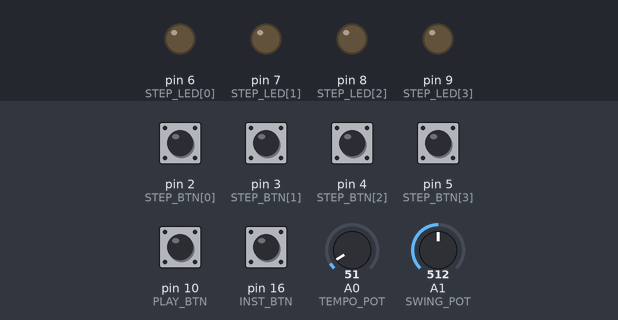
Bench run of a sketch on a simulated Arduino Leonardo, built with avr-gcc and run on an emulated ATmega32U4. Parts: output pins drawn as LEDs (lit = HIGH). Inputs (shaded band) come from the test bench; at power-on: pin 2 (STEP_BTN[0]), pin 3 (STEP_BTN[1]), pin 4 (STEP_BTN[2]), pin 5 (STEP_BTN[3]), pin 10 (PLAY_BTN), pin 16 (INST_BTN) HIGH, A0 (TEMPO_POT) = 51, A1 (SWING_POT) = 512.

Above: at 1.2 s.
1.3 s: pin 2 (STEP_BTN[0]) pulled LOW for 0.15 s
At 1.6 s:
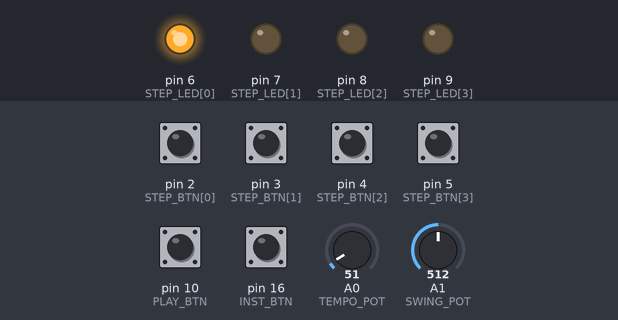
2.9 s: pin 3 (STEP_BTN[1]) pulled LOW for 0.15 s
At 4.0 s:
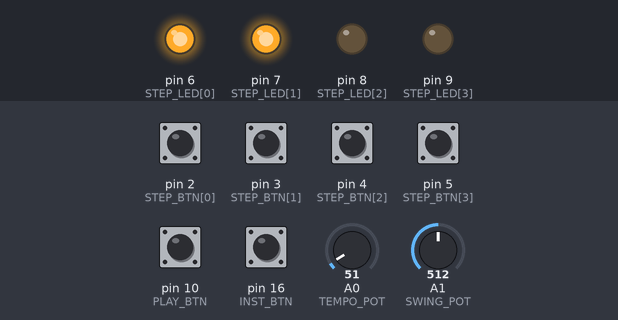
4.5 s: pin 4 (STEP_BTN[2]) pulled LOW for 0.15 s
At 5.3 s:
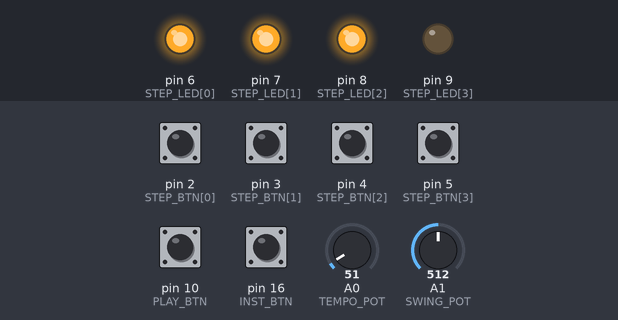
6.1 s: pin 5 (STEP_BTN[3]) pulled LOW for 0.15 s
At 6.5 s:
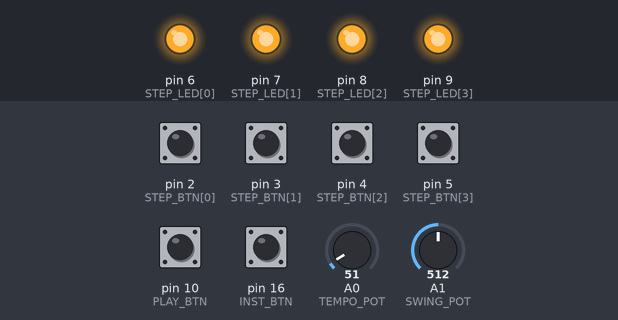
7.7 s: pin 2 (STEP_BTN[0]) pulled LOW for 1 s
At 8.9 s:
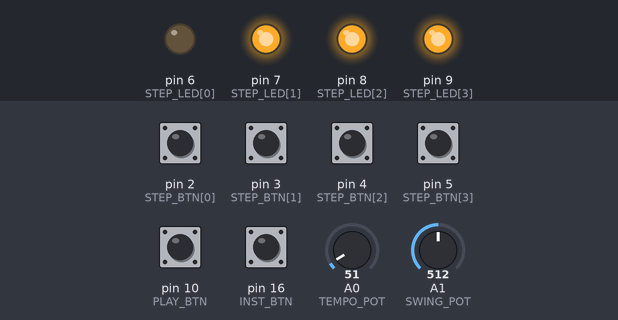
10.2 s: pin 3 (STEP_BTN[1]) pulled LOW for 1 s
At 10.8 s:
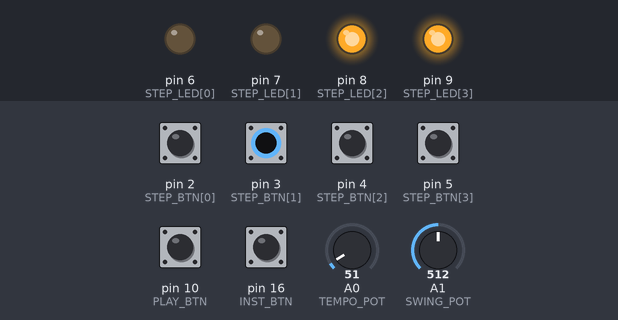
Timing chart, 0 to 13.2 s (numbered marks = the images above; inputs shaded):
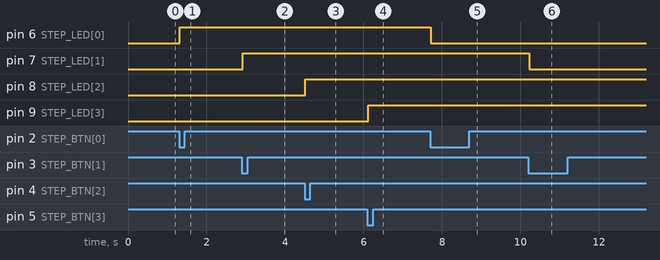

The sketch:

four_step_multi_voice_sequencer_tempo_swing.ino.ino
```cpp
#include <MIDIUSB.h>

/// ====== CONFIG ======
const uint8_t VOICE_COUNT = 4;
const uint8_t VOICE_NOTES[VOICE_COUNT] = {
  36,  // Voice 0
  38,  // Voice 1
  42,  // Voice 2
  49   // Voice 3
};

// MIDI
const uint8_t MIDI_CHANNEL  = 0;   // CH1
const uint8_t NOTE_VELOCITY = 110;

// Pins
const uint8_t STEP_BTN[4]  = {2, 3, 4, 5};
const uint8_t STEP_LED[4]  = {6, 7, 8, 9};
const uint8_t PLAY_BTN     = 10;
const uint8_t INST_BTN     = 16;

// Pots
const uint8_t TEMPO_POT = A0;   // Tempo (0–240 BPM, 0 = STOP)
const uint8_t SWING_POT = A1;   // Swing (center = 0)

// Timing
const uint16_t GATE_MS = 60;
const float    MAX_SWING_RATIO = 0.6f; // ±60%（前ノリ/後ノリ）

/// ====== STATE ======
struct Btn {
  uint8_t pin;
  bool stable;
  bool lastRead;
  uint32_t lastChange;
};

Btn stepBtn[4], playBtn, instBtn;

bool pattern[VOICE_COUNT][4];
bool noteActive[VOICE_COUNT];
uint32_t noteOffAt[VOICE_COUNT];

uint8_t currentVoice = 0;
uint8_t stepIndex = 0;
bool isPlaying = false;

uint32_t nextStepAt = 0;
uint32_t stepIntervalMs = 0;

/// ====== MIDI HELPERS ======
inline void sendNoteOn(uint8_t note) {
  midiEventPacket_t p = {0x09, uint8_t(0x90 | MIDI_CHANNEL), note, NOTE_VELOCITY};
  MidiUSB.sendMIDI(p);
}

inline void sendNoteOff(uint8_t note) {
  midiEventPacket_t p = {0x08, uint8_t(0x80 | MIDI_CHANNEL), note, 0};
  MidiUSB.sendMIDI(p);
}

/// ====== UTILS ======
bool pollFalling(Btn &b, uint16_t debounceMs) {
  uint32_t now = millis();
  bool r = digitalRead(b.pin);

  if (r != b.lastRead) {
    b.lastRead = r;
    b.lastChange = now;
  }

  if ((now - b.lastChange) > debounceMs && r != b.stable) {
    bool falling = (b.stable == HIGH && r == LOW);
    b.stable = r;
    return falling;
  }
  return false;
}

void refreshLEDs() {
  for (int i = 0; i < 4; i++) {
    digitalWrite(STEP_LED[i], pattern[currentVoice][i] ? HIGH : LOW);
  }
}

/// ====== SETUP ======
void setup() {
  for (int v = 0; v < VOICE_COUNT; v++) {
    for (int s = 0; s < 4; s++) pattern[v][s] = false;
    noteActive[v] = false;
  }

  for (int i = 0; i < 4; i++) {
    pinMode(STEP_LED[i], OUTPUT);
    pinMode(STEP_BTN[i], INPUT_PULLUP);
    stepBtn[i] = {STEP_BTN[i], HIGH, HIGH, 0};
  }

  pinMode(PLAY_BTN, INPUT_PULLUP);
  pinMode(INST_BTN, INPUT_PULLUP);
  playBtn = {PLAY_BTN, HIGH, HIGH, 0};
  instBtn = {INST_BTN, HIGH, HIGH, 0};

  refreshLEDs();
}

/// ====== LOOP ======
void loop() {
  uint32_t now = millis();

  // ---- Instrument select
  if (pollFalling(instBtn, 30)) {
    currentVoice = (currentVoice + 1) % VOICE_COUNT;
    refreshLEDs();
  }

  // ---- Step buttons
  for (int i = 0; i < 4; i++) {
    if (pollFalling(stepBtn[i], 20)) {
      pattern[currentVoice][i] = !pattern[currentVoice][i];
      digitalWrite(STEP_LED[i], pattern[currentVoice][i] ? HIGH : LOW);
    }
  }

  // ---- Play toggle
  if (pollFalling(playBtn, 30)) {
    isPlaying = !isPlaying;
    stepIndex = 0;
    nextStepAt = now;

    // 停止時：鳴りっぱなし防止
    if (!isPlaying) {
      for (int v = 0; v < VOICE_COUNT; v++) {
        if (noteActive[v]) {
          sendNoteOff(VOICE_NOTES[v]);
          noteActive[v] = false;
        }
      }
      MidiUSB.flush();
    }
  }

  // ---- Tempo (A0): 0..1023 -> 0..240 BPM
  int tempoRaw = analogRead(TEMPO_POT);
  float bpm = (tempoRaw / 1023.0f) * 240.0f;

  // 0 BPM 付近は完全停止
  if (bpm <= 0.5f) return;

  stepIntervalMs = (uint32_t)(60000.0f / bpm);

  // ---- Swing (A1): -1.0 .. +1.0
  int swingRaw = analogRead(SWING_POT);
  float swingNorm  = (swingRaw - 512) / 512.0f;
  float swingRatio = swingNorm * MAX_SWING_RATIO;

  // ---- Note OFF
  for (int v = 0; v < VOICE_COUNT; v++) {
    if (noteActive[v] && now >= noteOffAt[v]) {
      sendNoteOff(VOICE_NOTES[v]);
      noteActive[v] = false;
    }
  }

  if (!isPlaying) return;

  // ---- Step advance
  if (now >= nextStepAt) {

    // ノートON
    for (int v = 0; v < VOICE_COUNT; v++) {
      if (pattern[v][stepIndex]) {
        sendNoteOn(VOICE_NOTES[v]);
        noteActive[v] = true;
        noteOffAt[v] = now + GATE_MS;
      }
    }
    MidiUSB.flush();

    // ===== Tempo-fixed Swing =====
    // 表拍（0,2）：base - offset
    // 裏拍（1,3）：base + offset
    int32_t base   = (int32_t)stepIntervalMs;
    int32_t offset = (int32_t)(base * swingRatio);

    int32_t delta;
    if ((stepIndex % 2) == 0) {
      delta = base - offset;
    } else {
      delta = base + offset;
    }

    // 安全下限（前ノリで負にならないように）
    if (delta < 1) delta = 1;

    nextStepAt = now + (uint32_t)delta;
    stepIndex = (stepIndex + 1) & 0x03;
  }
}
```

Measured:
- after the input at 1.3 s, pin 6 (STEP_LED[0]): LOW → HIGH at once
- after the input at 2.9 s, pin 7 (STEP_LED[1]): LOW → HIGH at once
- after the input at 4.5 s, pin 8 (STEP_LED[2]): LOW → HIGH at once
- after the input at 6.1 s, pin 9 (STEP_LED[3]): LOW → HIGH at once
- after the input at 7.7 s, pin 6 (STEP_LED[0]): HIGH → LOW at once
- after the input at 10.2 s, pin 7 (STEP_LED[1]): HIGH → LOW at once
